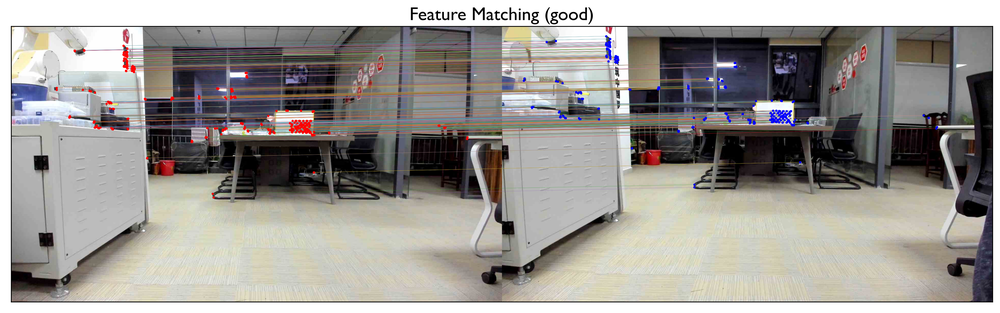
#> input picture Product/good matching.png, 1000 x 313 px, shrunk from 4027 x 1262 before the run, given in place of L22.jpg, which was not available
$ python script_sift.py   (Python 2 division)
#> lines starting #> are read from the running program, lines starting #| are printed output that depends on the picture; long printed decimals are rounded; pictures that were not available may be replaced by others from this repository, and a replacement may not be noted
### python/calculation_feature_matching.py
# -*- coding: utf-8 -*-
"""
Created on Fri Nov 13 20:35:12 2020

@author: Wei Huajing
@company: KAMERAWERK
@e-mail: wei@kamerawerk.cn

@title：Module-Feature Matching

"""

import cv2

import numpy as np
from matplotlib import pyplot as plt

from configuration_font import legend_prop,\
                               text_prop,\
                               label_prop,\
                               title_prop,\
                               annotation_prop

def bgr_rgb(img):

    (r, g, b) = cv2.split(img)

    return cv2.merge([b, g, r])

# [4 lines left out: function DrawMatch, not called in this run]

def DrawMatchedLines(key_points_left,key_points_right,image_left):

    for k in range(len(key_points_left)):

        plt.plot([key_points_left[k].pt[0],key_points_right[k].pt[0]+np.shape(image_left)[1]],
                 [key_points_left[k].pt[1],key_points_right[k].pt[1]],
                 '-',
                 linewidth=.13)

def MergeDualImages(image_left,image_right):

    if np.shape(image_left)!=np.shape(image_right):

        print('=> ERROR: Incorrect Dimension of Dual Images')

        return

    image_merged=np.zeros((np.shape(image_left)[0],
                           np.shape(image_left)[1]*2,
                           3))

    #left image
    image_merged[:,:np.shape(image_left)[1],:]=image_left[:,:,:]
    image_merged[:,np.shape(image_left)[1]:np.shape(image_left)[1]*2,:]=image_right[:,:,:]

    return image_merged.astype(image_left[0,0,0])

def DrawDualImages(image_left,image_right):

    plt.imshow(bgr_rgb(MergeDualImages(image_left,image_right)))

# [35 lines left out: functions KeyPointsFromMatches, SlopeFromKeyPoints, not called in this run]

def DrawMatchedPoints(image_left,
                      key_points_left,
                      key_points_right):

    #draw good match on left image
    for this_left_point in key_points_left:

        plt.plot(this_left_point.pt[0],
                 this_left_point.pt[1],
                 'r.',
                 markersize=2.3)

    #draw good match on right image
    for this_right_point in key_points_right:

        plt.plot(this_right_point.pt[0]+np.shape(image_left)[1],
                 this_right_point.pt[1],
                 'b.',
                 markersize=2.3)

# [133 lines left out: functions GoodMatchesFromSlope, GoodMatchesFromRANSAC, not called in this run]

def CalculateVerticalDifference(key_points_left,key_points_right):

    #y coordinate of key points
    y_key_points_left=[this_key_point.pt[1] for this_key_point in key_points_left]
    y_key_points_right=[this_key_point.pt[1] for this_key_point in key_points_right]

    return np.average(np.array(y_key_points_left)-np.array(y_key_points_right))

def CalculateHorizontalDifference(key_points_left,key_points_right):

    #x coordinate of key points
    x_key_points_left=[this_key_point.pt[0] for this_key_point in key_points_left]
    x_key_points_right=[this_key_point.pt[0] for this_key_point in key_points_right]

    return np.average(np.array(x_key_points_left)-np.array(x_key_points_right))

### python/script_sift.py
# -*- coding: utf-8 -*-
"""
Created on Fri Nov 13 11:41:03 2020

@author: Wei Huajing
@company: KAMERAWERK
@e-mail: wei@kamerawerk.cn

@title：script-SIFT Matching
"""

from __init__ import *

# load image
folder_path='../Material/'

image_left=cv2.imread(folder_path+'L22.jpg')
#> image_left is the input picture: shape (313, 1000, 3); mean B, G, R 147.5, 151.6, 154.9
image_right=cv2.imread(folder_path+'R22.jpg')
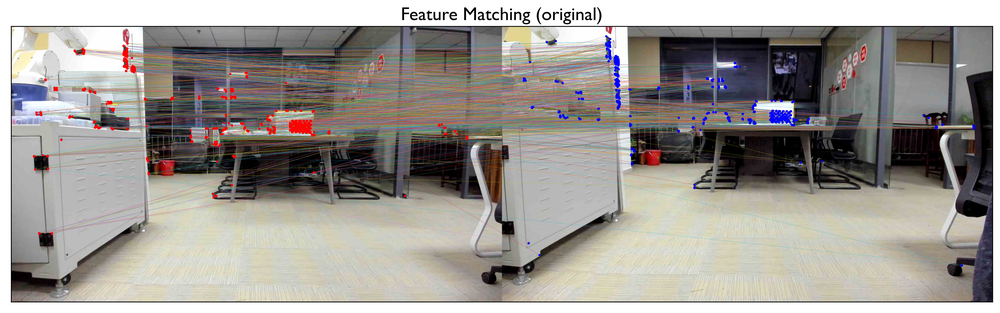
#> input picture Product/original matching.png, 1000 x 313 px, shrunk from 4027 x 1262 before the run, given in place of R22.jpg, which was not available
#> image_right is the input picture: shape (313, 1000, 3); mean B, G, R 146.8, 151.6, 155.8

# [6 lines of commented-out code are left out]

print("SIFT detector......")

n_key_points=1000

detector=cv2.xfeatures2d.SIFT_create(n_key_points)

# find the keypoints and descriptors with SIFT
list_key_point_original_left,descriptor_left=detector.detectAndCompute(image_left,None)
#> list_key_point_original_left = 1000 keypoints; strongest (x, y, size): (474, 9, 2.3), (437, 12, 2.2), (496, 12, 2.2), (483, 9, 2.4)
list_key_point_original_right,descriptor_right=detector.detectAndCompute(image_right,None)
#> list_key_point_original_right = 1000 keypoints; strongest (x, y, size): (474, 9, 2.3), (465, 9, 2.4), (488, 12, 2.3), (428, 12, 2.3)

"""
Brute Force匹配和FLANN匹配是opencv二维特征点匹配常见的两种办法，分别对应BFMatcher和FlannBasedMatcher。

二者的区别：

    BFMatcher总是尝试所有可能的匹配，从而使得它总能够找到最佳匹配。

    FlannBasedMatcher中FLANN的含义是Fast Library forApproximate Nearest Neighbors，它是一种

近似法，算法更快但是找到的是最近邻近似匹配，当我们需要找到一个相对好的匹配但是不需要最佳匹配

的时候可以用FlannBasedMatcher。当然也可以通过调整FlannBasedMatcher的参数来提高匹配的精度或者

提高算法速度，但是相应地算法速度或者算法精度会受到影响。
"""

# FLANN parameters
FLANN_INDEX_KDTREE = 1
index_params = dict(algorithm=FLANN_INDEX_KDTREE, trees=5)
search_params = dict(checks=50)

# Brute Force Matcher with default params
matcher= cv2.FlannBasedMatcher(index_params, search_params)
# matcher= cv2.FlannBasedMatcher()
# matcher=cv2.BFMatcher()

matches=matcher.knnMatch(descriptor_left,descriptor_right,k=2)
#> matches = 1000 matches

#classify by ratio (only exist in SIFT) 也可以用fundamentalMatrix
matches=[m for m,n in matches if m.distance < 0.99*n.distance]
#> matches = 941 matches

#matched key points
list_key_point_matched_left=[list_key_point_original_left[this_match.queryIdx] for this_match in matches]
#> list_key_point_matched_left = 941 keypoints; strongest (x, y, size): (474, 9, 2.3), (437, 12, 2.2), (496, 12, 2.2), (483, 9, 2.4)
list_key_point_matched_right=[list_key_point_original_right[this_match.trainIdx] for this_match in matches]
#> list_key_point_matched_right = 941 keypoints; strongest (x, y, size): (474, 9, 2.3), (465, 9, 2.4), (488, 12, 2.3), (428, 12, 2.3)

#list of point (pt)
list_point_left=[this_key_point.pt for this_key_point in list_key_point_matched_left]
#> list_point_left = 941 pairs, first value 14.43 to 991.1, second value 9.1 to 299
list_point_right=[this_key_point.pt for this_key_point in list_key_point_matched_right]
#> list_point_right = 941 pairs, first value 14.43 to 991.1, second value 9.09 to 299

threshold_reproject=0

#通过RANSAC消除误匹配，并用RANSAC_status记录是否剔除
# M, RANSACStatus = cv2.findHomography(list_point_matched_left, list_point_matched_right, cv2.RANSAC, 5.0)
fundamental_matrix, RANSAC_status=cv2.findFundamentalMat(points1=np.array(list_point_left),
                                                          points2=np.array(list_point_right),
                                                          method=cv2.FM_LMEDS);
#> fundamental_matrix = [[1.69e-06, 0.0175, -0.336], [-0.0174, 2.49e-05, 2.73], [0.33, -2.74, 1]]; RANSAC_status = 941 values, max 1 at index 1, min 0 at index 0, mean 0.583

"""
points1：从第一张图片开始的N个点的数组。点坐标应该是浮点数(单精度或双精度)。
points2：与点1大小和格式相同的第二图像点的数组。
method：计算基本矩阵的方法。
cv2.FM_7POINT for a 7-point algorithm. N=7
cv2.FM_8POINT for an 8-point algorithm. N≥8
cv2.FM_RANSAC （默认） for the RANSAC algorithm. N≥8
cv2.FM_LMEDS for the LMedS algorithm. N≥8
ransacReprojThreshold：仅用于RANSAC方法的参数，默认3。它是一个点到极线的最大距离(以像素为单位)，超过这个点就被认为是一个离群点，不用于计算最终的基本矩阵。根据点定位、图像分辨率和图像噪声的准确性，可以将其设置为1-3左右。
confidence：仅用于RANSAC和LMedS方法的参数，默认0.99。它指定了一个理想的置信水平(概率)，即估计矩阵是正确的。
mask：输出，极外几何描述如下
"""

# #define good matches
good_matches=[]
list_key_point_good_left=[]
list_key_point_good_right=[]

for k in range(len(RANSAC_status)):

    if RANSAC_status[k]:

        good_matches.append(matches[k])

        list_key_point_good_left.append(list_key_point_matched_left[k])
        list_key_point_good_right.append(list_key_point_matched_right[k])
#> after the loop, good_matches = 549 matches; list_key_point_good_left = 549 keypoints; strongest (x, y, size): (474, 9, 2.3), (437, 12, 2.2), (496, 12, 2.2), (483, 9, 2.4); list_key_point_good_right = 549 keypoints; strongest (x, y, size): (474, 9, 2.3), (465, 9, 2.4), (488, 12, 2.3), (428, 12, 2.3)

# #key points from good matches
# list_key_point_good_left,\
# list_key_point_good_right=C_F_M.KeyPointsFromMatches(list_key_point_original_left,
#                                                       list_key_point_original_right,
#                                                       good_matches)

'''original matching'''
plt.figure(figsize=(17,6))

#draw matching result dual images
C_F_M.DrawDualImages(image_left,
                     image_right)
#> in MergeDualImages, `image_merged[:,:np.shape(image_left)[1],:]=image_left[:,:,:]`:
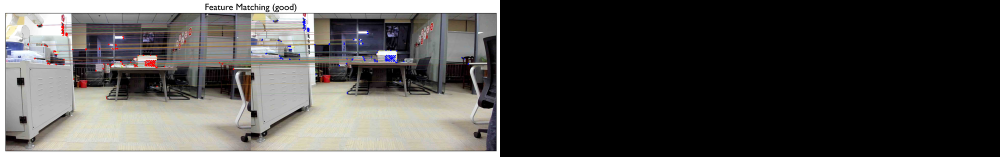
#> image_merged: shape (313, 2000, 3) float64 (shown at 1/2 size); mean B, G, R 73.8, 75.8, 77.4
#> in MergeDualImages, `image_merged[:,np.shape(image_left)[1]:np.shape(image_left)[1]*2,:]=im..`:
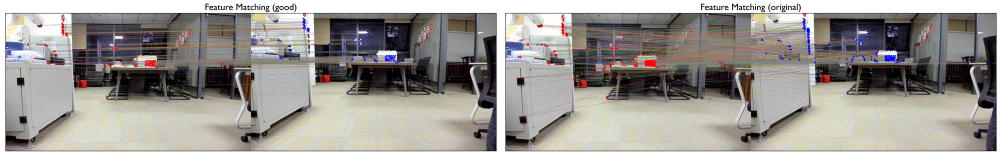
#> image_merged: shape (313, 2000, 3) float64 (shown at 1/2 size); mean B, G, R 147.2, 151.6, 155.3
#> in bgr_rgb, `(r, g, b) = cv2.split(img)`:
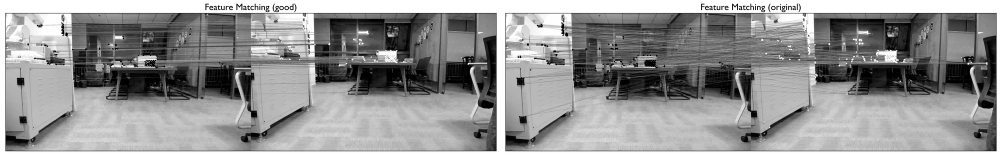
#> r: shape (313, 2000) (shown at 1/2 size); min 0, max 255, mean 147.2
#> in bgr_rgb, `(r, g, b) = cv2.split(img)`:
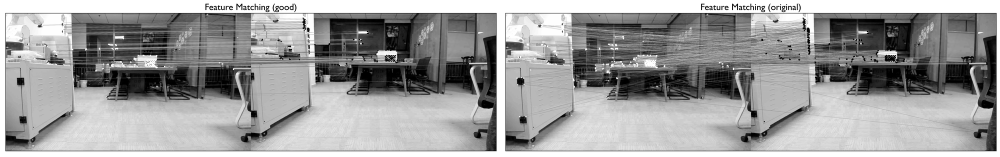
#> b: shape (313, 2000) (shown at 1/2 size); min 0, max 255, mean 155.3

#draw matching result lines
C_F_M.DrawMatchedLines(list_key_point_matched_left,
                       list_key_point_matched_right,
                       image_left)

#draw matching result points
C_F_M.DrawMatchedPoints(image_left,
                        list_key_point_matched_left,
                        list_key_point_matched_right)
#> the loop in DrawMatchedPoints, `for this_left_point in key_points_left: ` made 941 passes
#> this_left_point on passes 1 to 3: keypoint at (503, 146.5), size 2, keypoint at (991.1, 256.7), size 3.3, keypoint at (16, 106), size 8.1
#> the loop in DrawMatchedPoints, `for this_right_point in key_points_right: ` made 941 passes
#> this_right_point on passes 1 to 3: keypoint at (126.9, 119.4), size 3.2, keypoint at (991.1, 256.7), size 3.3, keypoint at (16, 106), size 8.1

plt.xticks([])
plt.yticks([])

plt.title('Feature Matching (original)',fontdict=title_prop)

plt.savefig('../Outcome/original matching.png',dpi=300,bbox_inches='tight')
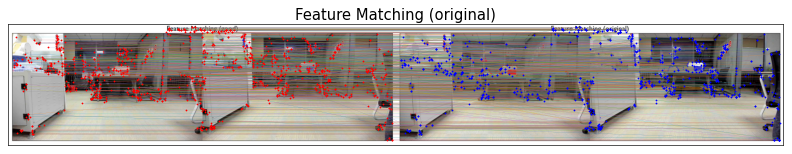
#> figure drawn by matplotlib, 1 panel

'''good matching'''
plt.figure(figsize=(17,6))

#draw matching result dual images
C_F_M.DrawDualImages(image_left,
                     image_right)
#> in MergeDualImages (call 2), `image_merged=np.zeros((np.shape(image_left)[0], np.shape(image_left)[1..`: image_merged: shape (313, 2000, 3) float64; every value is 0

#draw matching result lines
C_F_M.DrawMatchedLines(list_key_point_good_left,
                       list_key_point_good_right,
                       image_left)

#draw matching result points
C_F_M.DrawMatchedPoints(image_left,
                        list_key_point_good_left,
                        list_key_point_good_right)
#> the loop in DrawMatchedPoints (call 2), `for this_left_point in key_points_left: ` made 549 passes
#> this_left_point on passes 1 to 3: keypoint at (991.1, 256.7), size 3.3, keypoint at (16, 106), size 8.1, keypoint at (989.7, 298.6), size 5.4
#> the loop in DrawMatchedPoints (call 2), `for this_right_point in key_points_right: ` made 549 passes

x_shift=C_F_M.CalculateHorizontalDifference(list_key_point_good_left,
                                            list_key_point_good_right)
#> in CalculateHorizontalDifference, `x_key_points_left=[this_key_point.pt[0] for this_key_point in key_poin..`: x_key_points_left = 549 values, max 991.1 at index 0, min 14.43 at index 138, mean 557.3
#> in CalculateHorizontalDifference, `x_key_points_right=[this_key_point.pt[0] for this_key_point in key_poi..`: x_key_points_right = 549 values, max 991.1 at index 0, min 14.43 at index 138, mean 556.6
#> x_shift = 0.751

y_shift=C_F_M.CalculateVerticalDifference(list_key_point_good_left,
                                          list_key_point_good_right)
#> in CalculateVerticalDifference, `y_key_points_left=[this_key_point.pt[1] for this_key_point in key_poin..`: y_key_points_left = 549 values, max 299 at index 12, min 9.1 at index 155, mean 134.4
#> in CalculateVerticalDifference, `y_key_points_right=[this_key_point.pt[1] for this_key_point in key_poi..`: y_key_points_right = 549 values, max 299 at index 12, min 9.09 at index 150, mean 134.5
#> y_shift = -0.103

print('==> x shift:',x_shift)
#| ==> x shift: 0.7509
print('==> y shift:',y_shift)
#| ==> y shift: -0.1028

y_shift_final=int(np.round(y_shift/4)*4)
#> y_shift_final = 0

if x_shift>0:

    print('-- Conclusion: Image A is left, and image B is right.')

if x_shift<0:

    print('-- Conclusion: Image A is right, and image B is left.')

if y_shift>0:

    print_str='Result: Right image is %d (+%.4f in reality) pixels higher than left one'%(abs(y_shift_final),abs(y_shift))

if y_shift<0:

    print_str='Result: Left image is %d (-%.4f in reality) pixels higher than right one'%(abs(y_shift_final),abs(y_shift))

plt.xticks([])
plt.yticks([])

plt.title('Feature Matching (good)',fontdict=title_prop)

plt.savefig('../Outcome/good matching reproj=%d.png'%threshold_reproject,dpi=300,bbox_inches='tight')
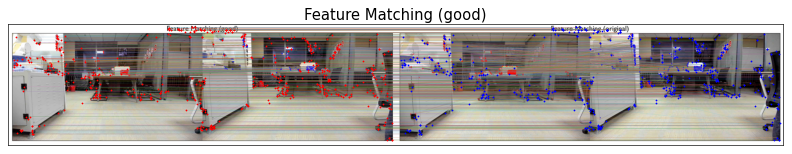
#> figure drawn by matplotlib, 1 panel

print('-- Result:',print_str)
#| -- Result: Result: Left image is 0 (-0.1028 in reality) pixels higher than right one
